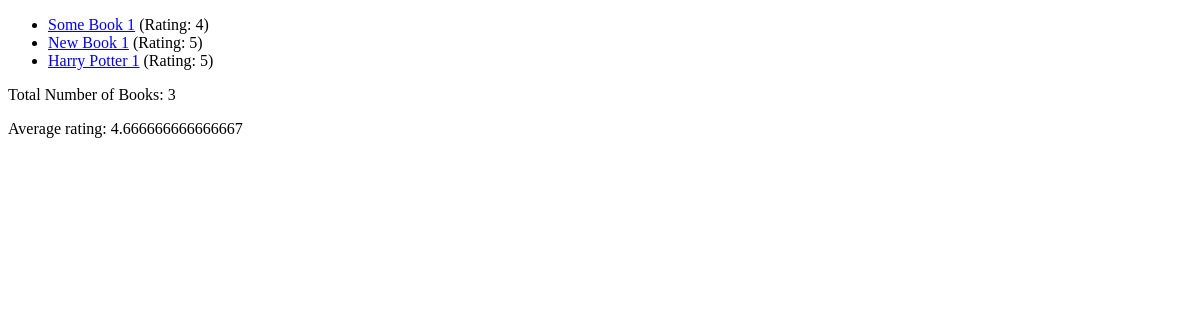
The app's page /bookoutlet/, older data.
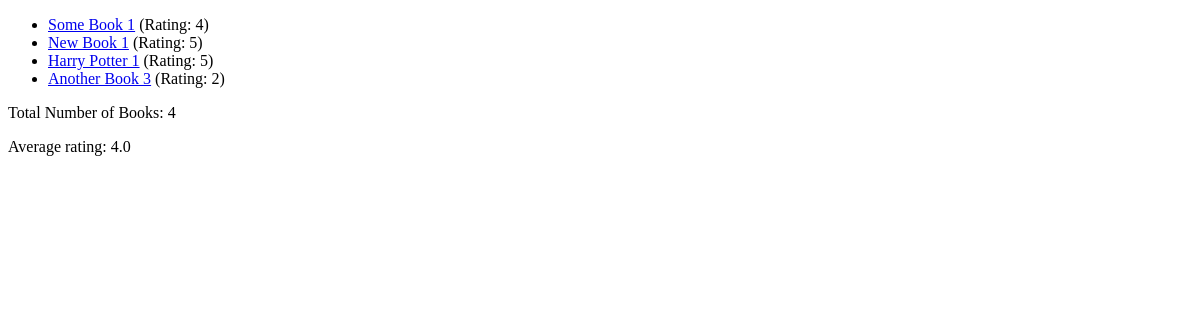
The same page, newer data.
### book_outlet/models.py (models this page shows)
class Book(models.Model):
    title = models.CharField(max_length=50)
    rating = models.IntegerField(
        validators=[MinValueValidator(1), MaxValueValidator(5)]
    )
    is_bestselling = models.BooleanField(default=False)
    last_update = models.DateField(auto_now=True, null=True)
    author = models.ForeignKey(BookAuthor, on_delete=models.CASCADE, null=True, related_name="books")
    published_countries = models.ManyToManyField(Country)
    def __str__(self):
        return f"{self.title!r} ({self.rating!r}) rev: {self.last_update}"

### book_outlet/views.py (the view)
# urls.py: path("", views.index, name="index"),
def index(request):
    books = Book.objects.all().order_by("-title") # -title orders descending
    num_books = books.count()
    print(f"books.count()={num_books}")
    books_aggregate = books.aggregate(Avg("rating"), Min("rating"), Max("rating"))
    print(f"books.aggregate()={books_aggregate}")
    avg_rating = books.aggregate(Avg("rating"))
    print(f"Queryset={books}")
    context = {
        "books": books,
        "total_num_books": num_books,
        "average_rating": avg_rating,
    }
    return render(request, "book_outlet/index.html", context)

### book_outlet/templates/book_outlet/index.html (shortened to what this page needs)
{% extends "book_outlet/base.html" %}
{% block content %}
  <ul>
    {% for book in books %}
      <li><a href ="{% url 'book_outlet:book-detail' book.id %}">{{ book.title }}</a> (Rating: {{ book.rating }})</li>
    {% endfor %}
  </ul>
  <p>Total Number of Books: {{ total_num_books }}</p>
  <p>Average rating: {{ average_rating.rating__avg }}</p>
{% endblock %}

### book_outlet/templates/book_outlet/base.html (shortened to what this page needs)
<!DOCTYPE html>
<html lang="en">
<head>
</head>
<body>
  {% block content %}
  {% endblock %}
</body>
</html>

Row changes from the older to the newer data that the page shows:
added Book: title "Another Book 3", rating "2"
Text that changed along with them:
{{ total_num_books }}: "3" → "4"
{{ average_rating.rating__avg }}: "4.666666666666667" → "4.0"
